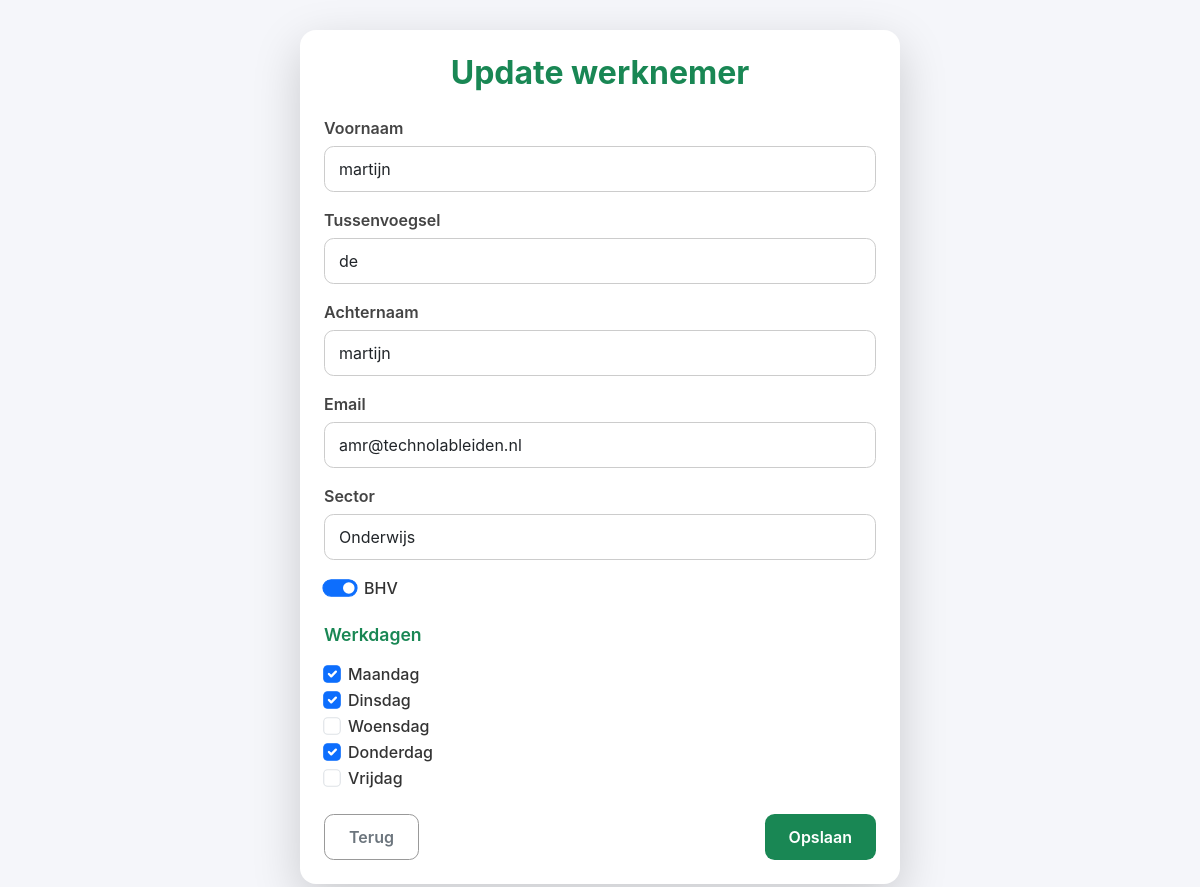
Page /update.php?id=23 on the committed database.
### tables this page shows
CREATE TABLE `werknemers` (
  `id` int(11) NOT NULL,
  `voornaam` varchar(50) NOT NULL,
  `tussenvoegsel` varchar(20) DEFAULT NULL,
  `achternaam` varchar(50) NOT NULL,
  `email` varchar(100) NOT NULL,
  `werkdag_ma` tinyint(1) DEFAULT 0,
  `werkdag_di` tinyint(1) DEFAULT 0,
  `werkdag_wo` tinyint(1) DEFAULT 0,
  `werkdag_do` tinyint(1) DEFAULT 0,
  `werkdag_vr` tinyint(1) DEFAULT 0,
  `sector` varchar(50) NOT NULL,
  `BHV` tinyint(1) DEFAULT 0,
  `status` enum('Ziek','Aanwezig','Op de school','Afwezig','Eefetjes Afwezig') DEFAULT 'Aanwezig',
  `status_ma` enum('Aanwezig','Afwezig','Ziek','Op de school','Eefetjes Afwezig') DEFAULT 'Afwezig',
  `status_di` enum('Aanwezig','Afwezig','Ziek','Op de school','Eefetjes Afwezig') DEFAULT 'Afwezig',
  `status_wo` enum('Aanwezig','Afwezig','Ziek','Op de school','Eefetjes Afwezig') DEFAULT 'Afwezig',
  `status_do` enum('Aanwezig','Afwezig','Ziek','Op de school','Eefetjes Afwezig') DEFAULT 'Afwezig',
  `status_vr` enum('Aanwezig','Afwezig','Ziek','Op de school','Eefetjes Afwezig') DEFAULT 'Afwezig',
  `tijdelijk_tot` datetime DEFAULT NULL
);

### update.php (the view, shortened to what this page needs)
<?php
try {
    $db = new PDO("mysql:host=localhost;dbname=technolab-dashboard", "root", "");
    $db->setAttribute(PDO::ATTR_ERRMODE, PDO::ERRMODE_EXCEPTION);
} catch (PDOException $e) {
    die("Fout!: " . $e->getMessage());
}
$id = intval($_GET['id']);
$stmt = $db->prepare("SELECT * FROM werknemers WHERE id = :id");
$stmt->execute([':id' => $id]);
$werknemer = $stmt->fetch(PDO::FETCH_ASSOC);
?>
<!DOCTYPE html>
<html lang="nl">
<head>
    <link href="https://cdn.jsdelivr.net/npm/bootstrap@5.3.2/dist/css/bootstrap.min.css" rel="stylesheet">
    <link rel="stylesheet" href="css/update.css">
</head>
<body>
<div class="update-wrapper">
    <div class="update-card shadow-lg p-4 rounded-4 bg-white">
        <h2 class="mb-4 text-center">Update werknemer</h2>
        <form method="post" class="update-form">
            <div class="mb-3">
                <label class="form-label">Voornaam</label>
                <input type="text" name="voornaam" class="form-control" value="<?= htmlspecialchars($werknemer['voornaam']) ?>" required>
            </div>
            <div class="mb-3">
                <label class="form-label">Tussenvoegsel</label>
                <input type="text" name="tussenvoegsel" class="form-control" value="<?= htmlspecialchars($werknemer['tussenvoegsel']) ?>">
            </div>
            <div class="mb-3">
                <label class="form-label">Achternaam</label>
                <input type="text" name="achternaam" class="form-control" value="<?= htmlspecialchars($werknemer['achternaam']) ?>" required>
            </div>
            <div class="mb-3">
                <label class="form-label">Email</label>
                <input type="email" name="email" class="form-control" value="<?= htmlspecialchars($werknemer['email']) ?>" required>
            </div>
            <div class="mb-3">
                <label class="form-label">Sector</label>
                <input type="text" name="sector" class="form-control" value="<?= htmlspecialchars($werknemer['sector']) ?>" required>
            </div>
            <div class="form-check form-switch mb-4">
                <input type="checkbox" name="BHV" class="form-check-input" id="BHV" <?= $werknemer['BHV'] ? 'checked' : '' ?>>
                <label class="form-check-label" for="BHV">BHV</label>
            </div>
            <h4 class="mb-3">Werkdagen</h4>
            <?php
            $days = ['ma' => 'Maandag', 'di' => 'Dinsdag', 'wo' => 'Woensdag', 'do' => 'Donderdag', 'vr' => 'Vrijdag'];
            foreach ($days as $key => $label):
                ?>
                <div class="form-check">
                    <input type="checkbox" name="werkdag_<?= $key ?>" class="form-check-input" id="werkdag_<?= $key ?>"
                        <?= $werknemer["werkdag_$key"] ? 'checked' : '' ?>>
                    <label class="form-check-label" for="werkdag_<?= $key ?>"><?= $label ?></label>
                </div>
            <?php endforeach; ?>
            <div class="d-flex justify-content-between mt-4">
                <a href="dagplanning.php" class="btn btn-outline-secondary">Terug</a>
                <button type="submit" class="btn btn-success">Opslaan</button>
            </div>
        </form>
    </div>
</div>
</body>
</html>

### css/update.css (style rules this page uses)
body { background: #f5f6fa; font-family: 'Inter', sans-serif; color: #333; margin: 0; padding: 0; }
.update-wrapper { min-height: 100vh; display: flex; align-items: center; justify-content: center; padding: 30px 15px; }
.update-card { max-width: 600px; width: 100%; background: #fff; border-radius: 1rem; box-shadow: 0 4px 20px rgba(0, 0, 0, 0.08); padding: 2rem; }
.update-card h2 { font-weight: 700; color: #198754; margin-bottom: 20px; text-align: center; }
.update-form .form-label { font-weight: 600; margin-bottom: 6px; color: #444; }
.update-form input.form-control { border-radius: 0.6rem; border: 1px solid #ccc; padding: 10px 14px; transition: all 0.2s ease; }
.form-check-input { cursor: pointer; transform: scale(1.1); margin-right: 6px; }
.form-check-label { cursor: pointer; font-weight: 500; }
.btn-success { border-radius: 0.6rem; padding: 10px 24px; font-weight: 600; background: #198754; border: none; transition: background 0.25s ease; }
.btn-outline-secondary { border-radius: 0.6rem; padding: 10px 24px; font-weight: 600; border: 1px solid #999; transition: all 0.25s ease; }
.update-form h4 { font-size: 1.1rem; margin: 20px 0 10px; color: #198754; font-weight: 600; }

### rows in the picture
werknemers: voornaam "martijn", tussenvoegsel "de", achternaam "martijn", email "amr@technolableiden.nl", sector "Onderwijs", BHV "☑", werkdag_ma "☑", werkdag_di "☑", werkdag_do "☑"

### other values in the picture
$label "Maandag"
$label "Dinsdag"
$label "Woensdag"
$label "Donderdag"
$label "Vrijdag"
